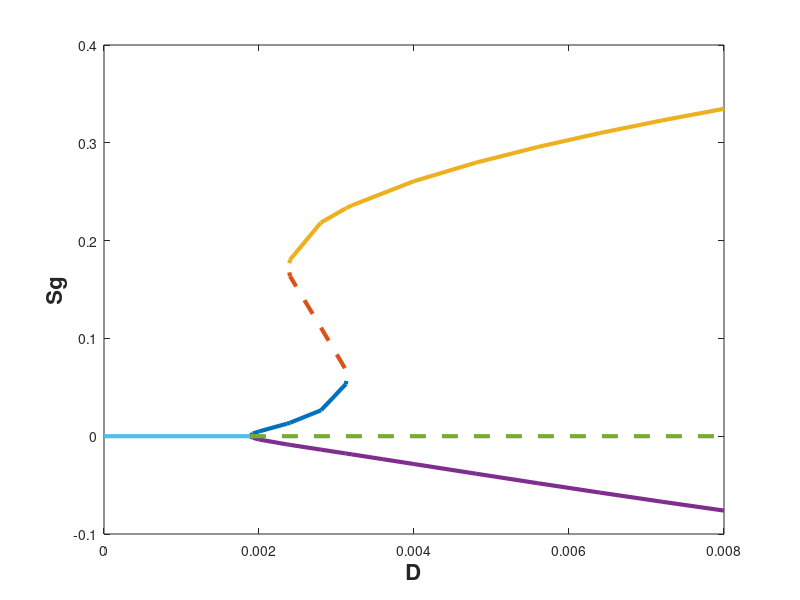

This figure's MATLAB source: (Note: this script raises an error after producing the figure.)
clc
%calculate the eigenvalue of Jacobi matrix 
% C2 = 0.2;
% s1 = 2.84574;
% s2 = 9.62156;
% a = 1-2*s1+3*0.31142*s1*s1;
% b = -C2;
% c = -C2;
% d = 0.00222+3*0.000615*s2*s2;
% lambda1 = ((a+d)+sqrt((a+d)*(a+d)-4*(a*d-b*c)))/2
% lambda2 = ((a+d)-sqrt((a+d)*(a+d)-4*(a*d-b*c)))/2

% y1-y1^2+0.31142*y1^3 - C2*y2=0, 
% 0.00222*y1 + 0.000615*y1^3 - C2*y1=0

x1 = [0.04707,0.048, 0.05, 0.059, 0.06, 0.07, 0.078, 0.0782];
y1_1 = [0,0.0233293, 0.0413111, 0.108588, 0.116848, 0.225167, 0.452388,0.480162];
y2_1 = [0,0.47477, 0.792529, 1.64738, 1.72819, 2.54317, 3.54571, 3.63276];

x2 = [0.0598, 0.06, 0.07, 0.078, 0.0782];
y1_2 = [1.42377, 1.39075, 0.942635, 0.577857,0.547049];
y2_2 = [4.94072, 4.90458, 4.4988, 3.89781,3.82058];

x3 = [0.0598, 0.06, 0.07, 0.078, 0.0782, 0.08, 0.1, 0.12, 0.14, 0.16, 0.18, 0.2];
y1_3 = [1.50255, 1.5336, 1.85706, 1.98043, 1.98311, 2.00652, 2.21645, 2.37763, 2.51406, 2.63482, 2.74448, 2.84574];
y2_3 = [5.03855, 5.08228, 5.75493, 6.11883, 6.12731, 6.20254, 6.94736, 7.58594, 8.1576, 8.68077, 9.16634, 9.62156];

x4 = [0.04707,0.048, 0.05, 0.059, 0.06, 0.07, 0.078, 0.08, 0.09, 0.1, 0.12, 0.14, 0.16, 0.18, 0.2];
y1_4 = [0,-0.0138254, -0.0284239, -0.0710268, -0.0752638, -0.116779, -0.149878, -0.158185, -0.199933, -0.24192, -0.325885, -0.408875, -0.490181, -0.56946, -0.646587];
y2_4 = [0,-0.292028, -0.584779, -1.29124, -1.35102, -1.87018, -2.22294, -2.30551, -2.69328, -3.04855, -3.69054, -4.26672, -4.7946, -5.28474, -5.74422];

x5 = [0.0,0.04707];
y1_5 = [0,0];
y2_5 = [0,0];
x6 = [0.04707,0.2];
y1_6 = [0,0];
y2_6 = [0,0];

figure(1)
plot(x1*0.04,y1_1*2/17,'Linewidth',3)
hold on 
plot(x2*0.04,y1_2*2/17,'--','Linewidth',3)
hold on
plot(x3*0.04,y1_3*2/17,'Linewidth',3)
hold on 
plot(x4*0.04,y1_4*2/17,'Linewidth',3)
hold on
plot(x6*0.04,y1_6*2/17,'--','Linewidth',3) 
hold on
plot(x5*0.04,y1_5*2/17,'Linewidth',3)
xlabel('D','FontSize', 16, 'FontWeight', 'bold');  
ylabel('Sg','FontSize', 16, 'FontWeight', 'bold');  
ax = gca;   
ax.LineWidth = 2; 
ax.FontSize = 24;
hold off

figure(2)
plot(x1*0.04,y2_1*2/17,'Linewidth',3)
hold on
plot(x2*0.04,y2_2*2/17,'--','Linewidth',3)
hold on
plot(x3*0.04,y2_3*2/17,'Linewidth',3)
hold on 
plot(x4*0.04,y2_4*2/17,'Linewidth',3)
hold on
plot(x6*0.04,y2_6*2/17,'--','Linewidth',3) 
hold on
plot(x5*0.04,y2_5*2/17,'Linewidth',3)
xlabel('D','FontSize', 16, 'FontWeight', 'bold');  
ylabel('Sc','FontSize', 16, 'FontWeight', 'bold');  
ax = gca;
ax.LineWidth = 2;
ax.FontSize = 24;
hold off

figure(3)
plot(x1*0.04,(0.9*y1_1+0.1*y2_1)*2/17,'Linewidth',3)
hold on
plot(x2*0.04,(0.9*y1_2+0.1*y2_2)*2/17,'--','Linewidth',3)
hold on
plot(x3*0.04,(0.9*y1_3+0.1*y2_3)*2/17,'Linewidth',3)
hold on 
plot(x4*0.04,(0.9*y1_4+0.1*y2_4)*2/17,'Linewidth',3)
hold on
plot(x6*0.04,(0.9*y1_6+0.1*y2_6)*2/17,'--','Linewidth',3) 
hold on
plot(x5*0.04,(0.9*y1_5+0.1*y2_5)*2/17,'Linewidth',3)
xlabel('D','FontSize', 16, 'FontWeight', 'bold');  
ylabel('Sm','FontSize', 16, 'FontWeight', 'bold');  
ax = gca;
ax.LineWidth = 2;
ax.FontSize = 24;
hold off

figure(4)
plot(x1*0.04,(y1_1.^2/2-y1_1.^3/3+0.31142*y1_1.^4/4 - 0.034*y1_1 + 0.00222*y2_1.^2/2 + 0.000615*y2_1.^4/4 - 0.00453333*y2_1 - x1.*y1_1.*y2_1)*0.04^3/0.34^2,'Linewidth',3)
hold on 
plot(x2*0.04,(y1_2.^2/2-y1_2.^3/3+0.31142*y1_2.^4/4 - 0.034*y1_2 + 0.00222*y2_2.^2/2 + 0.000615*y2_2.^4/4 - 0.00453333*y2_2 - x2.*y1_2.*y2_2)*0.04^3/0.34^2,'--','Linewidth',3)
hold on
plot(x3*0.04,(y1_3.^2/2-y1_3.^3/3+0.31142*y1_3.^4/4 - 0.034*y1_3 + 0.00222*y2_3.^2/2 + 0.000615*y2_3.^4/4 - 0.00453333*y2_3 - x3.*y1_3.*y2_3)*0.04^3/0.34^2,'Linewidth',3)
hold on 
plot(x4*0.04,(y1_4.^2/2-y1_4.^3/3+0.31142*y1_4.^4/4 - 0.034*y1_4 + 0.00222*y2_4.^2/2 + 0.000615*y2_4.^4/4 - 0.00453333*y2_4 - x4.*y1_4.*y2_4)*0.04^3/0.34^2,'Linewidth',3)
hold on
plot(x6*0.04,(y1_6.^2/2-y1_6.^3/3+0.31142*y1_6.^4/4 - 0.034*y1_6 + 0.00222*y2_6.^2/2 + 0.000615*y2_6.^4/4 - 0.00453333*y2_6 - x6.*y1_6.*y2_6)*0.04^3/0.34^2,'--','Linewidth',3) 
hold on
plot(x5*0.04,(y1_5.^2/2-y1_5.^3/3+0.31142*y1_5.^4/4 - 0.034*y1_5 + 0.00222*y2_5.^2/2 + 0.000615*y2_5.^4/4 - 0.00453333*y2_5 - x5.*y1_5.*y2_5)*0.04^3/0.34^2,'Linewidth',3)
%xlim([0.04*0.04,0.08*0.04])
xlabel('D','FontSize', 16, 'FontWeight', 'bold');  
ylabel('Energy','FontSize', 16, 'FontWeight', 'bold');  
ax = gca;
ax.LineWidth = 2;
ax.FontSize = 24;
hold off


